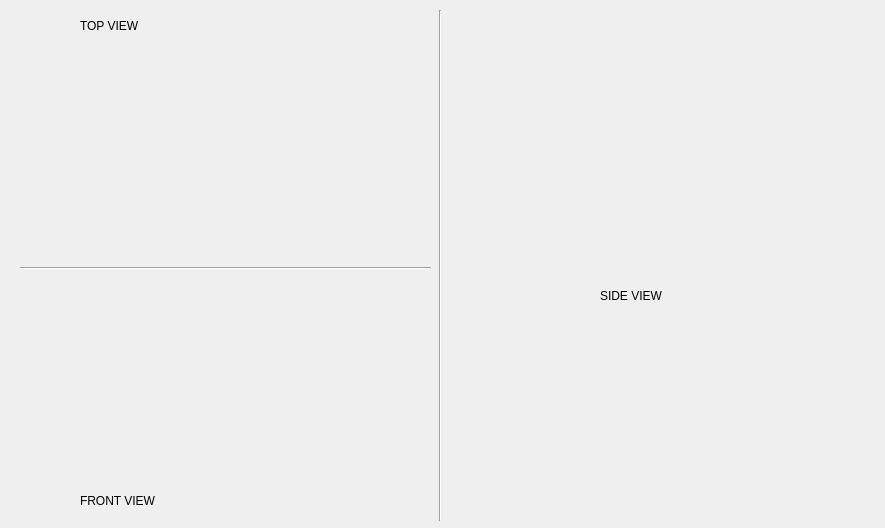
<?xml version="1.0" encoding="UTF-8"?>
<ui version="4.0">
 <class>op2win2</class>
 <widget class="QDialog" name="op2win2">
  <property name="geometry">
   <rect>
    <x>0</x>
    <y>0</y>
    <width>885</width>
    <height>528</height>
   </rect>
  </property>
  <property name="windowTitle">
   <string>Dialog</string>
  </property>
  <widget class="QLabel" name="label">
   <property name="geometry">
    <rect>
     <x>80</x>
     <y>10</y>
     <width>171</width>
     <height>31</height>
    </rect>
   </property>
   <property name="text">
    <string>TOP VIEW</string>
   </property>
  </widget>
  <widget class="QLabel" name="label_2">
   <property name="geometry">
    <rect>
     <x>80</x>
     <y>490</y>
     <width>161</width>
     <height>21</height>
    </rect>
   </property>
   <property name="text">
    <string>FRONT VIEW</string>
   </property>
  </widget>
  <widget class="QLabel" name="label_3">
   <property name="geometry">
    <rect>
     <x>600</x>
     <y>280</y>
     <width>161</width>
     <height>31</height>
    </rect>
   </property>
   <property name="text">
    <string>SIDE VIEW</string>
   </property>
  </widget>
  <widget class="Line" name="line">
   <property name="geometry">
    <rect>
     <x>430</x>
     <y>10</y>
     <width>20</width>
     <height>511</height>
    </rect>
   </property>
   <property name="orientation">
    <enum>Qt::Vertical</enum>
   </property>
  </widget>
  <widget class="Line" name="line_2">
   <property name="geometry">
    <rect>
     <x>20</x>
     <y>260</y>
     <width>411</width>
     <height>16</height>
    </rect>
   </property>
   <property name="orientation">
    <enum>Qt::Horizontal</enum>
   </property>
  </widget>
 </widget>
 <resources/>
 <connections/>
</ui>
